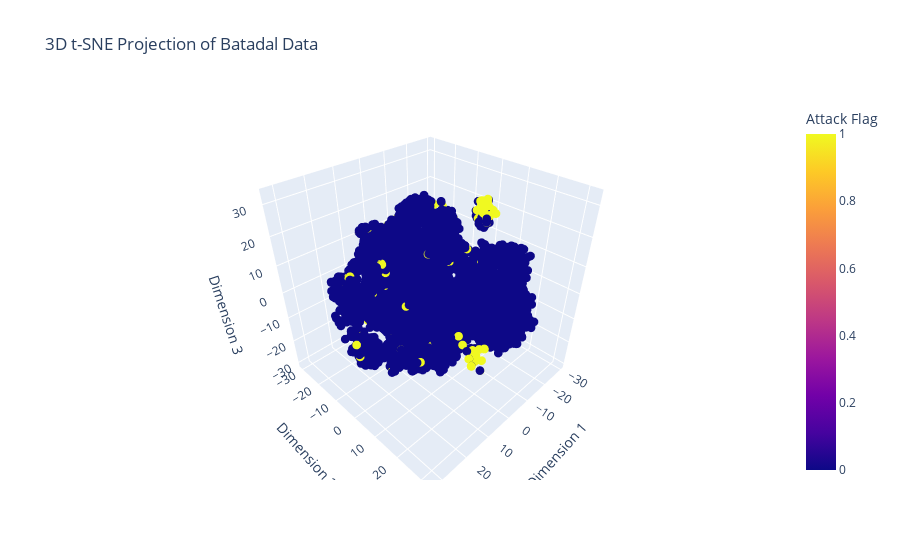

The code cell stored with this chart in its notebook:
### Code cell
# t-SNE to reduce to 3 dimensions
tnse = TSNE(n_components=reduction, random_state=42)
X_tsne = tnse.fit_transform(X_scaled)
X_tsne

# Convertir le résultat en DataFrame pour faciliter le traçage
tsne_df = pd.DataFrame(X_tsne, columns=['Dim1', 'Dim2', 'Dim3'])
tsne_df['ATT_FLAG'] = y.values

# Tracer les points en 3D, avec couleurs selon ATT_FLAG
fig = px.scatter_3d(tsne_df, x='Dim1', y='Dim2', z='Dim3', color='ATT_FLAG', 
                    color_discrete_map={0: 'blue', 1: 'red'}, 
                    labels={'ATT_FLAG': 'Attack Flag'}, 
                    title="3D t-SNE Projection of Batadal Data")
fig.update_traces(marker=dict(size=3))  # Ajuster la taille des points
fig.update_layout(scene=dict(
                    xaxis_title='Dimension 1',
                    yaxis_title='Dimension 2',
                    zaxis_title='Dimension 3'))

# Afficher le graphique interactif
fig.show()

# Tracer les points, avec les couleurs rouge pour ATT_FLAG = 1 et bleu pour ATT_FLAG = 0
#plt.figure(figsize=(10, 6))
#plt.scatter(tsne_df[tsne_df['ATT_FLAG'] == 0]['Dim1'], tsne_df[tsne_df['ATT_FLAG'] == 0]['Dim2'], c='blue', label='Normal')
#plt.scatter(tsne_df[tsne_df['ATT_FLAG'] == 1]['Dim1'], tsne_df[tsne_df['ATT_FLAG'] == 1]['Dim2'], c='red', label='Attack')
#plt.xlabel('Dimension 1')
#plt.ylabel('Dimension 2')
#plt.title('t-SNE Projection of Batadal Data')
#plt.legend()
#plt.show()

### Figure 1 — Plotly figure (JSON) as saved in the notebook; plotly's stock layout.template omitted (floating-point values rounded to 4 significant figures; data arrays with more than 128 entries replaced by an {"elided": "..."} marker saying what was removed)
{"data": [{"hovertemplate": "Dim1=%{x}<br>Dim2=%{y}<br>Dim3=%{z}<br>Attack Flag=%{marker.color}<extra></extra>", "legendgroup": "", "marker": {"color": {"elided": "12935 int values"}, "coloraxis": "coloraxis", "size": 3, "symbol": "circle"}, "mode": "markers", "name": "", "scene": "scene", "showlegend": false, "type": "scatter3d", "x": {"elided": "12935 float values"}, "y": {"elided": "12935 float values"}, "z": {"elided": "12935 float values"}}], "layout": {"coloraxis": {"colorbar": {"title": {"text": "Attack Flag"}}, "colorscale": [[0, "#0d0887"], [0.1111, "#46039f"], [0.2222, "#7201a8"], [0.3333, "#9c179e"], [0.4444, "#bd3786"], [0.5556, "#d8576b"], [0.6667, "#ed7953"], [0.7778, "#fb9f3a"], [0.8889, "#fdca26"], [1, "#f0f921"]]}, "legend": {"tracegroupgap": 0}, "scene": {"domain": {"x": [0, 1], "y": [0, 1]}, "xaxis": {"title": {"text": "Dimension 1"}}, "yaxis": {"title": {"text": "Dimension 2"}}, "zaxis": {"title": {"text": "Dimension 3"}}}, "title": {"text": "3D t-SNE Projection of Batadal Data"}}}
